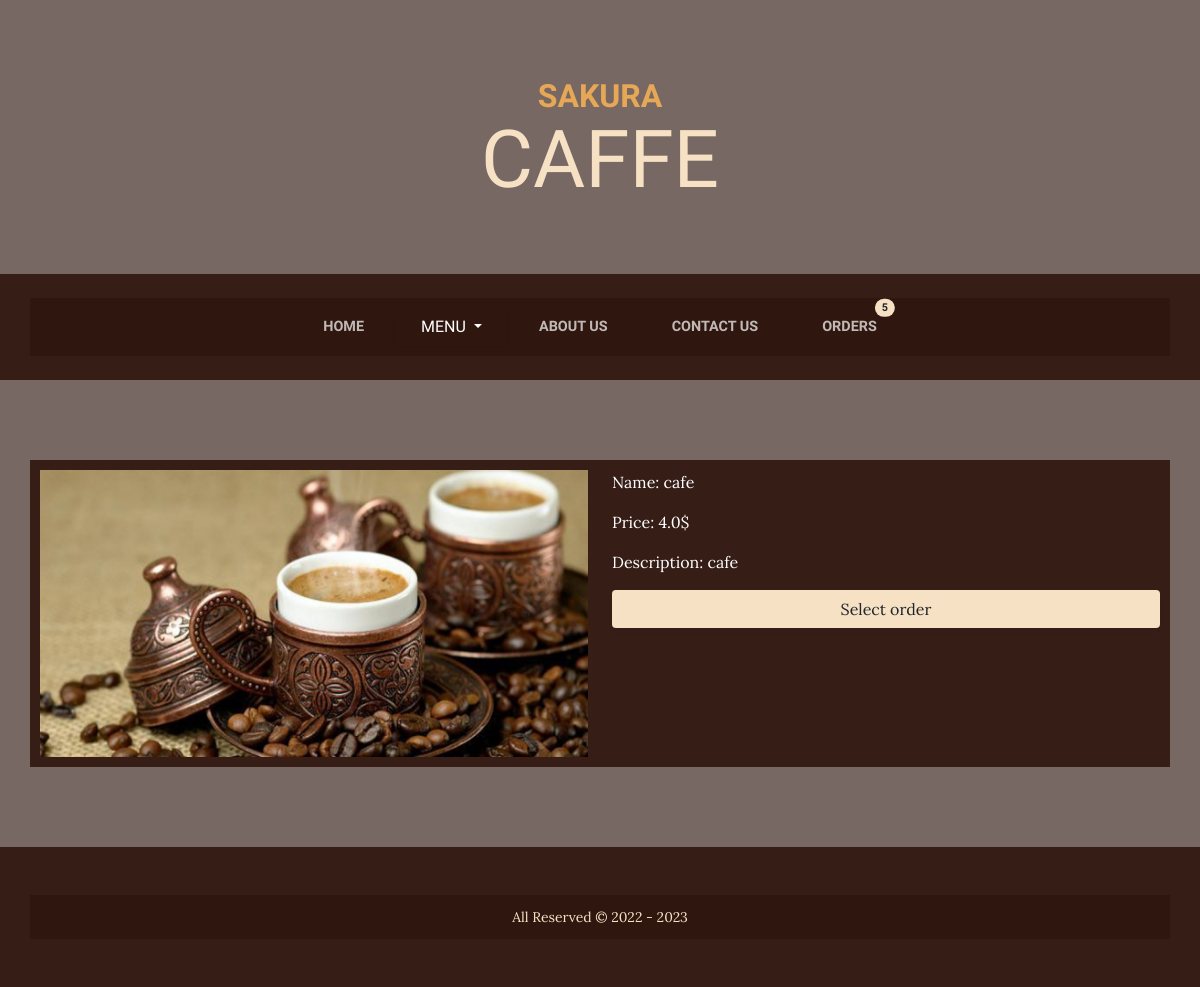
Page /menu/hot-drinks/3 on the committed database.
### menu/models.py (models this page shows, shortened)
class Item(models.Model):
    category = models.ForeignKey(Category, on_delete=models.CASCADE)
    image = models.ImageField(upload_to='media/images/items/')
    name = models.CharField(max_length=150)
    description = models.TextField()
    price = models.FloatField()
    available = models.BooleanField(default=True)
    created_at = models.DateTimeField(auto_now_add=True)
    updated_at = models.DateTimeField(auto_now=True)

### menu/views.py (the view)
# urls.py: path('menu/<slug:category>/<int:pk>', views.ItemsDetailsView.as_view(), name="item_detail"),
class ItemsDetailsView(DetailView):
    template_name = 'menu/item_detail.html'
    model = Item
    context_object_name = 'item'
    def get_context_data(self, **kwargs):
        context = super().get_context_data()
        context['categories'] = Category.objects.all()
        return context

### menu/templates/menu/item_detail.html (shortened to what this page needs)
{% extends 'base.html' %}
{% load static %}
{% block content %}
    <section class="page-section items-heading">
        <div class="container">
            <div class="row">
                <div class="col-lg-6 col-sm-6">
                    <div class="h-25">
                        <img src="{{ item.image.url }}" class="w-100" alt="product"/>
                    </div>
                </div>
                <div class="col-lg-6 col-sm-6 text-white">
                    <div class="name mb-3">
                        Name: {{ item.name }}
                    </div>
                    <div class="price mb-3">
                        Price: {{ item.price }}$
                    </div>
                    <div class="description mb-3">
                        Description: {{ item.description }}
                    </div>
                    <button type="button" data-id="{{ item.id }}" class="btn select-item bg-faded w-100">Select order</button>
                </div>
            </div>
        </div>
    </section>
{% endblock %}

### menu/static/menu/css/custom.css (style rules this page uses)
:root { --main-color: rgba(47, 23, 15, 0.9) }
.container { background-color: var(--main-color); padding: 10px; }

### rows in the picture
Item: image (picture), name "cafe", price "4.0", description "cafe"
